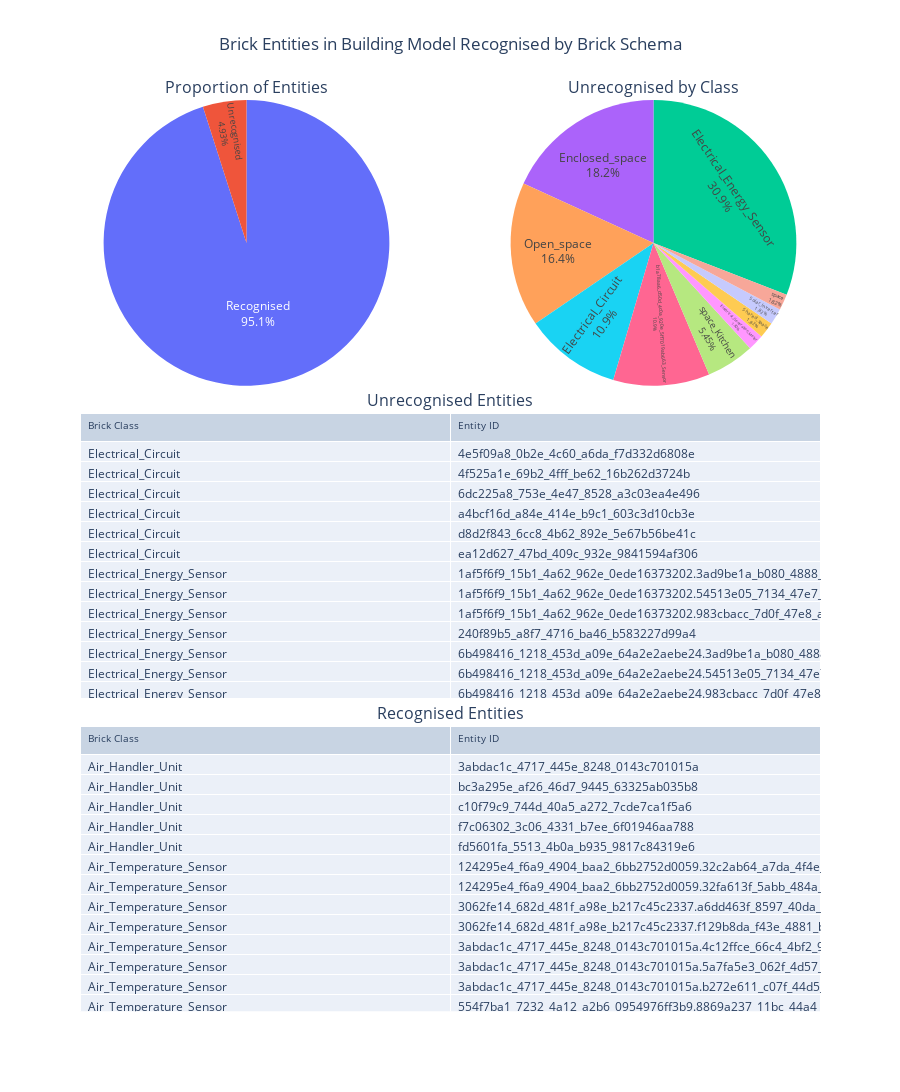

The cell this chart's notebook holds for it:
### Code cell
fig = make_subplots(
    rows=3, cols=2,
    # shared_xaxes=True,
    # vertical_spacing=0.1,
    vertical_spacing=0.03,
    subplot_titles = ['Proportion of Entities', 'Unrecognised by Class', 'Unrecognised Entities', 'Recognised Entities'],
    specs=[[{"type": "pie"}, {"type": "pie"}],
           [{"type": "table", 'colspan': 2}, None],
           [{"type": "table", 'colspan': 2}, None]]
)

labels = to_plot['class_in_provided_brick'].value_counts().index
values = to_plot['class_in_provided_brick'].value_counts().values

fig.add_trace(
    go.Pie(#to_plot, 
        #    values='brick_class', 
            labels=labels,
              values=values,
              textposition='inside', 
              textinfo='percent+label',
              name="",
        #    names='class_in_provided_brick',
        #    title='Proportion of Brick Entities Recognised by Provided Brick Schema',
        #    labels={'class_in_provided_brick': 'Class', 'brick_class':'Number of Entities'}
    ),
    row=1, col=1
)

entity_in_provided_brick_true = entity_in_provided_brick[entity_in_provided_brick['class_in_provided_brick'] == True]
entity_in_provided_brick_false = entity_in_provided_brick[entity_in_provided_brick['class_in_provided_brick'] == False]

labels = entity_in_provided_brick[entity_in_provided_brick['class_in_provided_brick'] == False]['brick_class'].value_counts().index
values = entity_in_provided_brick[entity_in_provided_brick['class_in_provided_brick'] == False]['brick_class'].value_counts().values

fig.add_trace(
    go.Pie(#to_plot, 
        #    values='brick_class', 
            labels=labels,
              values=values,
              textposition='inside', 
              textinfo='percent+label',
            #   textinfo='value+label',
              name="",
        #    names='class_in_provided_brick',
        #    title='Proportion of Brick Entities Recognised by Provided Brick Schema',
        #    labels={'class_in_provided_brick': 'Class', 'brick_class':'Number of Entities'}
    ),
    row=1, col=2
)

fig.add_trace(
    go.Table(
        header=dict(
            values=["Brick Class", "Entity ID"],
            font=dict(size=10),
            align="left"
        ),
        cells=dict(
            # values=[entity_in_provided_brick[k].tolist() for k in entity_in_provided_brick.columns[1:]],
            values=[entity_in_provided_brick_false[k].tolist() for k in entity_in_provided_brick_false.columns[:2]],
            align = "left")
    ),
    row=2, col=1,
)

fig.add_trace(
    go.Table(
        header=dict(
            values=["Brick Class", "Entity ID"],
            font=dict(size=10),
            align="left"
        ),
        cells=dict(
            # values=[entity_in_provided_brick[k].tolist() for k in entity_in_provided_brick.columns[1:]],
            values=[entity_in_provided_brick_true[k].tolist() for k in entity_in_provided_brick_true.columns[:2]],
            align = "left")
    ),
    row=3, col=1
)

fig.update_layout(
    height=1200,
    showlegend=False,
    title_text="Brick Entities in Building Model Recognised by Brick Schema",
    title_x=0.5,
)

fig.show()

### Figure 1 — Plotly figure (JSON) as saved in the notebook; plotly's stock layout.template omitted (floating-point values rounded to 4 significant figures; data arrays with more than 128 entries replaced by an {"elided": "..."} marker saying what was removed)
{"data": [{"domain": {"x": [0, 0.45], "y": [0.6867, 1.0]}, "labels": ["Recognised", "Unrecognised"], "name": "", "textinfo": "percent+label", "textposition": "inside", "type": "pie", "values": [1060, 55]}, {"domain": {"x": [0.55, 1], "y": [0.6867, 1.0]}, "labels": ["Electrical_Energy_Sensor", "Enclosed_space", "Open_space", "Electrical_Circuit", "b1a78aa6_d50d_4c0a_920e_5ff7019ab663_Sensor", "space_Kitchen", "Electrical_Generation_Meter", "Shared_space", "Solar_Inverter", "space"], "name": "", "textinfo": "percent+label", "textposition": "inside", "type": "pie", "values": [17, 10, 9, 6, 6, 3, 1, 1, 1, 1]}, {"cells": {"align": "left", "values": [["Electrical_Circuit", "Electrical_Circuit", "Electrical_Circuit", "Electrical_Circuit", "Electrical_Circuit", "Electrical_Circuit", "Electrical_Energy_Sensor", "Electrical_Energy_Sensor", "Electrical_Energy_Sensor", "Electrical_Energy_Sensor", "Electrical_Energy_Sensor", "Electrical_Energy_Sensor", "Electrical_Energy_Sensor", "Electrical_Energy_Sensor", "Electrical_Energy_Sensor", "Electrical_Energy_Sensor", "Electrical_Energy_Sensor", "Electrical_Energy_Sensor", "Electrical_Energy_Sensor", "Electrical_Energy_Sensor", "Electrical_Energy_Sensor", "Electrical_Energy_Sensor", "Electrical_Energy_Sensor", "Electrical_Generation_Meter", "Enclosed_space", "Enclosed_space", "Enclosed_space", "Enclosed_space", "Enclosed_space", "Enclosed_space", "Enclosed_space", "Enclosed_space", "Enclosed_space", "Enclosed_space", "Open_space", "Open_space", "Open_space", "Open_space", "Open_space", "Open_space", "Open_space", "Open_space", "Open_space", "Shared_space", "Solar_Inverter", "b1a78aa6_d50d_4c0a_920e_5ff7019ab663_Sensor", "b1a78aa6_d50d_4c0a_920e_5ff7019ab663_Sensor", "b1a78aa6_d50d_4c0a_920e_5ff7019ab663_Sensor", "b1a78aa6_d50d_4c0a_920e_5ff7019ab663_Sensor", "b1a78aa6_d50d_4c0a_920e_5ff7019ab663_Sensor", "b1a78aa6_d50d_4c0a_920e_5ff7019ab663_Sensor", "space", "space_Kitchen", "space_Kitchen", "space_Kitchen"], ["4e5f09a8_0b2e_4c60_a6da_f7d332d6808e", "4f525a1e_69b2_4fff_be62_16b262d3724b", "6dc225a8_753e_4e47_8528_a3c03ea4e496", "a4bcf16d_a84e_414e_b9c1_603c3d10cb3e", "d8d2f843_6cc8_4b62_892e_5e67b56be41c", "ea12d627_47bd_409c_932e_9841594af306", "1af5f6f9_15b1_4a62_962e_0ede16373202.3ad9be1a_b080_4888_b6da_8bf10dec8623", "1af5f6f9_15b1_4a62_962e_0ede16373202.54513e05_7134_47e7_9851_c873ed33a104", "1af5f6f9_15b1_4a62_962e_0ede16373202.983cbacc_7d0f_47e8_aa19_a0912eab6f3c", "240f89b5_a8f7_4716_ba46_b583227d99a4", "6b498416_1218_453d_a09e_64a2e2aebe24.3ad9be1a_b080_4888_b6da_8bf10dec8623", "6b498416_1218_453d_a09e_64a2e2aebe24.54513e05_7134_47e7_9851_c873ed33a104", "6b498416_1218_453d_a09e_64a2e2aebe24.983cbacc_7d0f_47e8_aa19_a0912eab6f3c", "6ef4f046_1a38_4239_a20e_c52e3ed31f4e", "70d05bb1_6810_435a_bcac_8166afba0ba6.3ad9be1a_b080_4888_b6da_8bf10dec8623", "70d05bb1_6810_435a_bcac_8166afba0ba6.54513e05_7134_47e7_9851_c873ed33a104", "70d05bb1_6810_435a_bcac_8166afba0ba6.983cbacc_7d0f_47e8_aa19_a0912eab6f3c", "7b630b30_400a_413b_9d29_b0b98688dac5.3ad9be1a_b080_4888_b6da_8bf10dec8623", "7b630b30_400a_413b_9d29_b0b98688dac5.54513e05_7134_47e7_9851_c873ed33a104", "7b630b30_400a_413b_9d29_b0b98688dac5.983cbacc_7d0f_47e8_aa19_a0912eab6f3c", "bb8bdc58_4098_4ba0_a92d_907dad26eaab.3ad9be1a_b080_4888_b6da_8bf10dec8623", "bb8bdc58_4098_4ba0_a92d_907dad26eaab.54513e05_7134_47e7_9851_c873ed33a104", "bb8bdc58_4098_4ba0_a92d_907dad26eaab.983cbacc_7d0f_47e8_aa19_a0912eab6f3c", "b99ce6df_b057_4d80_81ba_ad76462968c1", "3b373634_2461_4b61_8bcb_068c12b7e1a8.2ffbcf7c_fafd_4ae5_b05a_e337ea56eaf9", "3b373634_2461_4b61_8bcb_068c12b7e1a8.89e05278_e33b_4bac_b51b_1204446d5017", "3b373634_2461_4b61_8bcb_068c12b7e1a8.c140c85d_d967_4838_bb9d_b4717886baab", "3b373634_2461_4b61_8bcb_068c12b7e1a8.de9e0393_c179_4e99_8bc8_db314a813440", "506f355b_ec0d_4763_8082_5d022dcf6153.0e964c7f_9275_47df_97c5_ede973dc0767", "506f355b_ec0d_4763_8082_5d022dcf6153.6af9698e_b72b_48d7_b864_9a0d518ec3b1", "506f355b_ec0d_4763_8082_5d022dcf6153.6d18ee1e_22f5_495f_89e6_cd613015478e", "506f355b_ec0d_4763_8082_5d022dcf6153.89e05278_e33b_4bac_b51b_1204446d5017", "506f355b_ec0d_4763_8082_5d022dcf6153.bdf61e88_72db_4fa9_85e1_66f46bfaf811", "506f355b_ec0d_4763_8082_5d022dcf6153.f2091c19_8d0b_4d5d_983f_a3f335adfc8c", "3b373634_2461_4b61_8bcb_068c12b7e1a8.0e964c7f_9275_47df_97c5_ede973dc0767", "3b373634_2461_4b61_8bcb_068c12b7e1a8.6d18ee1e_22f5_495f_89e6_cd613015478e", "3b373634_2461_4b61_8bcb_068c12b7e1a8.9e84cf78_5ff2_4d03_a537_a3a986cbb826", "3b373634_2461_4b61_8bcb_068c12b7e1a8.bdf61e88_72db_4fa9_85e1_66f46bfaf811", "506f355b_ec0d_4763_8082_5d022dcf6153.11c987b4_223f_4d61_beaf_8b10ec3a3b2d", "506f355b_ec0d_4763_8082_5d022dcf6153.9e84cf78_5ff2_4d03_a537_a3a986cbb826", "506f355b_ec0d_4763_8082_5d022dcf6153.c140c85d_d967_4838_bb9d_b4717886baab", "506f355b_ec0d_4763_8082_5d022dcf6153.cbd54644_e644_4743_a015_7b53af377a11", "506f355b_ec0d_4763_8082_5d022dcf6153.de9e0393_c179_4e99_8bc8_db314a813440", "3b373634_2461_4b61_8bcb_068c12b7e1a8.f2091c19_8d0b_4d5d_983f_a3f335adfc8c", "55f3c95d_872b_45d6_b207_23b09e27d278", "1af5f6f9_15b1_4a62_962e_0ede16373202.b1a78aa6_d50d_4c0a_920e_5ff7019ab663", "6b498416_1218_453d_a09e_64a2e2aebe24.b1a78aa6_d50d_4c0a_920e_5ff7019ab663", "70d05bb1_6810_435a_bcac_8166afba0ba6.b1a78aa6_d50d_4c0a_920e_5ff7019ab663", "7b630b30_400a_413b_9d29_b0b98688dac5.b1a78aa6_d50d_4c0a_920e_5ff7019ab663", "b1a78aa6_d50d_4c0a_920e_5ff7019ab663", "bb8bdc58_4098_4ba0_a92d_907dad26eaab.b1a78aa6_d50d_4c0a_920e_5ff7019ab663", "3b373634_2461_4b61_8bcb_068c12b7e1a8.11c987b4_223f_4d61_beaf_8b10ec3a3b2d", "3b373634_2461_4b61_8bcb_068c12b7e1a8.87389995_27ad_49a8_bf1b_5f25b117ce56", "506f355b_ec0d_4763_8082_5d022dcf6153.90ba5d37_73c0_41b4_a83e_1f7d6ab12db9", "d02c6fdd_ce6b_44a1_b193_1ede85e7d4c8.6d18ee1e_22f5_495f_89e6_cd613015478e"]]}, "domain": {"x": [0, 1], "y": [0.3433, 0.6567]}, "header": {"align": "left", "font": {"size": 10}, "values": ["Brick Class", "Entity ID"]}, "type": "table"}, {"cells": {"align": "left", "values": {"elided": "2x1060 str values"}}, "domain": {"x": [0, 1], "y": [0, 0.3133]}, "header": {"align": "left", "font": {"size": 10}, "values": ["Brick Class", "Entity ID"]}, "type": "table"}], "layout": {"annotations": [{"font": {"size": 16}, "showarrow": false, "text": "Proportion of Entities", "x": 0.225, "xanchor": "center", "xref": "paper", "y": 1.0, "yanchor": "bottom", "yref": "paper"}, {"font": {"size": 16}, "showarrow": false, "text": "Unrecognised by Class", "x": 0.775, "xanchor": "center", "xref": "paper", "y": 1.0, "yanchor": "bottom", "yref": "paper"}, {"font": {"size": 16}, "showarrow": false, "text": "Unrecognised Entities", "x": 0.5, "xanchor": "center", "xref": "paper", "y": 0.6567, "yanchor": "bottom", "yref": "paper"}, {"font": {"size": 16}, "showarrow": false, "text": "Recognised Entities", "x": 0.5, "xanchor": "center", "xref": "paper", "y": 0.3133, "yanchor": "bottom", "yref": "paper"}], "height": 1200, "showlegend": false, "title": {"text": "Brick Entities in Building Model Recognised by Brick Schema", "x": 0.5}}}
